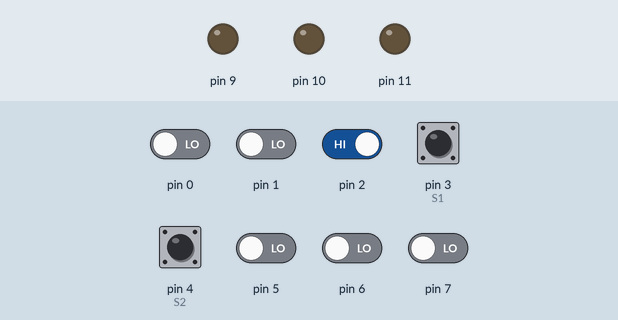
Recording of a program running on a simulated Arduino Uno, built with avr-gcc and run on an emulated ATmega328P. Parts: output pins drawn as LEDs (lit = HIGH). Dashed ring = blinking. The inputs (shaded band) are chosen by the test bench; at power-on: pin 2, pin 3 (S1), pin 4 (S2) HIGH, pin 0, pin 1, pin 5–7 LOW.

Above: at 0.8 s.
0.9 s: pin 2 driven LOW
At 1.02 s:
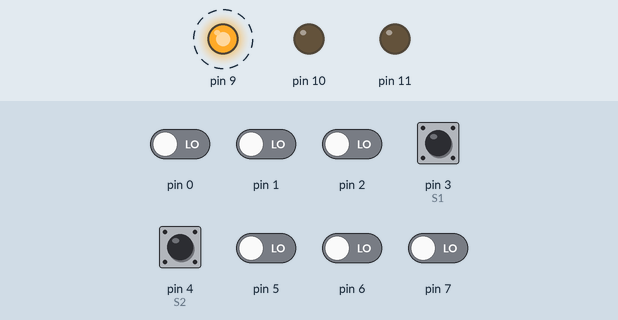
Timing chart, 0 to 9.9 s (numbered marks = the images above; inputs shaded):
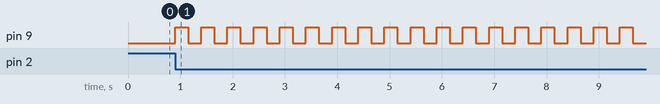

Measured:
- after the input at 0.9 s, pin 9: alternates HIGH for 0.25 s and LOW for 0.25 s, starting at once

The program:

main.cpp
```cpp
#include <Arduino.h>

#define S1 PIND == (PIND&~(1<<PD3))
#define S2 PIND == (PIND&~(1<<PD4))

char estado = 'FECHADO';
bool pisca_pisca = false;

void piscaLed(bool pisca_pisca){
      if(pisca_pisca == true){
        PORTB |= 1<<PB1;
        _delay_ms(250);
        PORTB &=~ 1<<PB1;
        _delay_ms(250);
    }
}


ISR(INT0_vect){
  switch(estado)
  {

  case 'FECHADO':
    estado = 'ABRINDO';
    pisca_pisca = true;
    PORTB |= 1<<PB2;
    PORTB &=~ 1<<PB3;

    break;

  case 'ABRINDO':
    estado = 'PARADO_ABRINDO';
    pisca_pisca = true;
    PORTB &=~ 1<<PB2;
    PORTB &=~ 1<<PB3;

    break;

  case 'PARADO_ABRINDO':
    estado = 'FECHANDO';
    pisca_pisca = true;
    PORTB &=~ 1<<PB2;
    PORTB |= 1<<PB3;

    break;

  case 'FECHANDO':
    estado = 'PARADO_FECHANDO';
    pisca_pisca = true;
    PORTB &=~ 1<<PB2;
    PORTB &=~ 1<<PB3;

  case 'PARADO_FECHANDO':
    estado = 'ABRINDO';
    pisca_pisca = true;
    PORTB |= 1<<PB2;
    PORTB &=~ 1<<PB3;

  default:
    estado = 'PARADO_ABRINDO';
    pisca_pisca = true;
    PORTB &=~ 1<<PB2;
    PORTB &=~ 1<<PB3;

    break;
  }

}

int main(){

  DDRB |= 1<<PB1 | 1<<PB2 | 1<<PB3;
  PORTD |= 1<<PD3 | 1<<PD4;
  PORTB |= 1<<PB0;
  EICRA |= 1<<ISC01;
  EIMSK |= 1<<INT0;
  sei();


  while(1){
    if(S1 && S2) estado = 'ABERTO';
      else if(S2) estado = 'FECHADO';
      piscaLed(pisca_pisca);

  }
}
```
